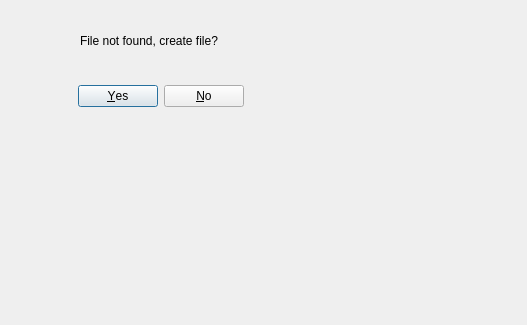
<?xml version="1.0" encoding="UTF-8"?>
<ui version="4.0">
 <class>Dialog</class>
 <widget class="QDialog" name="Dialog">
  <property name="geometry">
   <rect>
    <x>0</x>
    <y>0</y>
    <width>527</width>
    <height>325</height>
   </rect>
  </property>
  <property name="windowTitle">
   <string>Create</string>
  </property>
  <widget class="QDialogButtonBox" name="mkFileChoiceButton">
   <property name="geometry">
    <rect>
     <x>70</x>
     <y>80</y>
     <width>181</width>
     <height>32</height>
    </rect>
   </property>
   <property name="orientation">
    <enum>Qt::Horizontal</enum>
   </property>
   <property name="standardButtons">
    <set>QDialogButtonBox::No|QDialogButtonBox::Yes</set>
   </property>
   <property name="centerButtons">
    <bool>true</bool>
   </property>
  </widget>
  <widget class="QLabel" name="label">
   <property name="geometry">
    <rect>
     <x>80</x>
     <y>20</y>
     <width>181</width>
     <height>41</height>
    </rect>
   </property>
   <property name="text">
    <string>File not found, create file?</string>
   </property>
  </widget>
 </widget>
 <resources/>
 <connections>
  <connection>
   <sender>mkFileChoiceButton</sender>
   <signal>accepted()</signal>
   <receiver>Dialog</receiver>
   <slot>accept()</slot>
   <hints>
    <hint type="sourcelabel">
     <x>250</x>
     <y>93</y>
    </hint>
    <hint type="destinationlabel">
     <x>100</x>
     <y>163</y>
    </hint>
   </hints>
  </connection>
  <connection>
   <sender>mkFileChoiceButton</sender>
   <signal>rejected()</signal>
   <receiver>Dialog</receiver>
   <slot>reject()</slot>
   <hints>
    <hint type="sourcelabel">
     <x>250</x>
     <y>100</y>
    </hint>
    <hint type="destinationlabel">
     <x>286</x>
     <y>151</y>
    </hint>
   </hints>
  </connection>
 </connections>
</ui>
